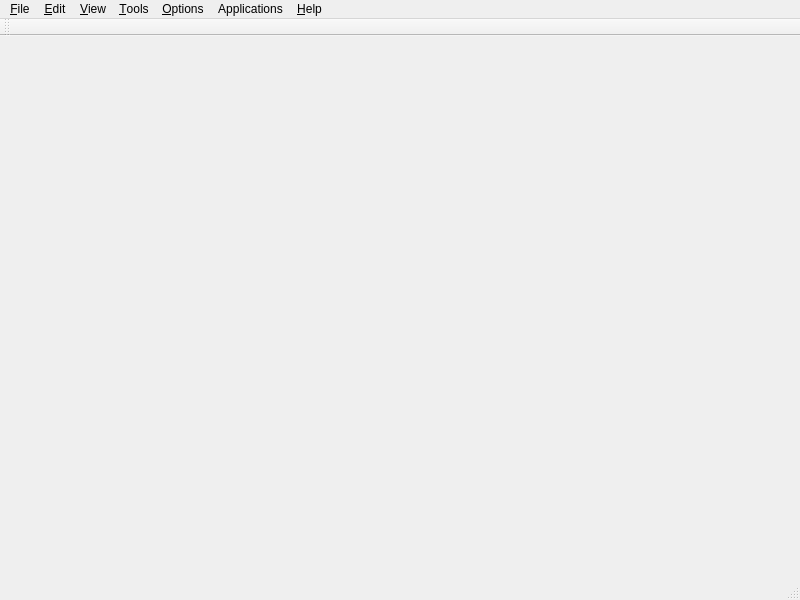
<?xml version="1.0" encoding="UTF-8"?>
<ui version="4.0">
 <class>MainWindow</class>
 <widget class="QMainWindow" name="MainWindow">
  <property name="geometry">
   <rect>
    <x>0</x>
    <y>0</y>
    <width>800</width>
    <height>600</height>
   </rect>
  </property>
  <property name="font">
   <font>
    <family>Arial</family>
   </font>
  </property>
  <property name="windowTitle">
   <string>1.0y</string>
  </property>
  <property name="iconSize">
   <size>
    <width>32</width>
    <height>32</height>
   </size>
  </property>
  <property name="toolButtonStyle">
   <enum>Qt::ToolButtonIconOnly</enum>
  </property>
  <property name="dockOptions">
   <set>QMainWindow::AllowTabbedDocks|QMainWindow::AnimatedDocks</set>
  </property>
  <widget class="QWidget" name="centralwidget"/>
  <widget class="QMenuBar" name="menubar">
   <property name="geometry">
    <rect>
     <x>0</x>
     <y>0</y>
     <width>800</width>
     <height>22</height>
    </rect>
   </property>
   <widget class="QMenu" name="menuFile">
    <property name="title">
     <string>&amp;File</string>
    </property>
    <widget class="QMenu" name="menuTrace_Project">
     <property name="title">
      <string>Trace Project</string>
     </property>
     <addaction name="actionLoad"/>
     <addaction name="actionLoad_from_a_file"/>
     <addaction name="actionSave"/>
     <addaction name="actionSave_As"/>
     <addaction name="actionAdd_Reference"/>
    </widget>
    <widget class="QMenu" name="menuLoad_into">
     <property name="title">
      <string>Expand current</string>
     </property>
     <addaction name="actionAddSWC"/>
     <addaction name="actionAddMask"/>
     <addaction name="actionAddNeuron_Network"/>
     <addaction name="actionTracing_result"/>
     <addaction name="actionV3D_Apo"/>
     <addaction name="actionJSON_Point_List"/>
    </widget>
    <widget class="QMenu" name="menuImport">
     <property name="title">
      <string>Import</string>
     </property>
     <addaction name="actionImage_Sequence"/>
     <addaction name="actionSparse_objects"/>
     <addaction name="actionTiles2"/>
    </widget>
    <widget class="QMenu" name="menuExport">
     <property name="title">
      <string>Export</string>
     </property>
     <addaction name="actionMask"/>
     <addaction name="actionSWC_Rescaling"/>
    </widget>
    <widget class="QMenu" name="menuOpen_Recent">
     <property name="statusTip">
      <string>Open a recently visited file</string>
     </property>
     <property name="title">
      <string>Open Recent</string>
     </property>
    </widget>
    <addaction name="actionNewProject"/>
    <addaction name="actionTiles"/>
    <addaction name="separator"/>
    <addaction name="actionOpen"/>
    <addaction name="menuOpen_Recent"/>
    <addaction name="menuLoad_into"/>
    <addaction name="menuTrace_Project"/>
    <addaction name="menuImport"/>
    <addaction name="separator"/>
    <addaction name="actionSave_Stack"/>
    <addaction name="actionSave_SWC"/>
    <addaction name="menuExport"/>
   </widget>
   <widget class="QMenu" name="menuEdit">
    <property name="title">
     <string>&amp;Edit</string>
    </property>
   </widget>
   <widget class="QMenu" name="menuView">
    <property name="title">
     <string>&amp;View</string>
    </property>
    <widget class="QMenu" name="menuAdjust">
     <property name="statusTip">
      <string>Show Brightness/Contrast adjustment dialog</string>
     </property>
     <property name="title">
      <string>Adjust</string>
     </property>
     <addaction name="actionBrightnessContrast"/>
     <addaction name="actionPen_Width_for_SWC_Display"/>
    </widget>
    <addaction name="actionNormal"/>
    <addaction name="actionProject"/>
    <addaction name="action3DView"/>
    <addaction name="actionOpen_3D_View_Without_Volume"/>
    <addaction name="menuAdjust"/>
    <addaction name="separator"/>
    <addaction name="actionAutosaved_Files"/>
   </widget>
   <widget class="QMenu" name="menuTools">
    <property name="title">
     <string>&amp;Tools</string>
    </property>
    <widget class="QMenu" name="menuProcess">
     <property name="title">
      <string>Process</string>
     </property>
     <widget class="QMenu" name="menuSegmentation">
      <property name="title">
       <string>Segmentation</string>
      </property>
      <addaction name="actionWatershed"/>
      <addaction name="actionConnected_Threshold"/>
     </widget>
     <widget class="QMenu" name="menuEdge_Detection">
      <property name="title">
       <string>Edge Detection</string>
      </property>
      <addaction name="actionCanny_Edge"/>
      <addaction name="actionEnhance_Line"/>
     </widget>
     <widget class="QMenu" name="menuBinary_Morphology">
      <property name="title">
       <string>Binary Morphology</string>
      </property>
      <addaction name="actionDilate"/>
      <addaction name="actionErode"/>
      <addaction name="actionSolidify"/>
      <addaction name="actionDistance_Map"/>
      <addaction name="actionSurface_detection"/>
      <addaction name="actionShortest_Path_Flow"/>
      <addaction name="actionExpand_Region"/>
      <addaction name="actionMorphological_Thinning"/>
     </widget>
     <widget class="QMenu" name="menuFilter">
      <property name="title">
       <string>Filter</string>
      </property>
      <addaction name="actionMedian_Filter"/>
      <addaction name="actionAnisotropic_Diffusion"/>
      <addaction name="actionMexican_Hat"/>
     </widget>
     <addaction name="actionBinarize"/>
     <addaction name="actionUpdate"/>
     <addaction name="actionExtract_Channel"/>
     <addaction name="actionInvert"/>
     <addaction name="actionMake_Projection"/>
     <addaction name="menuFilter"/>
     <addaction name="menuBinary_Morphology"/>
     <addaction name="menuSegmentation"/>
     <addaction name="menuEdge_Detection"/>
    </widget>
    <widget class="QMenu" name="menuTrace">
     <property name="title">
      <string>Trace</string>
     </property>
     <addaction name="actionDisable"/>
     <addaction name="actionFit_Segment"/>
     <addaction name="actionTrace_Tube"/>
     <addaction name="actionAutomatic"/>
     <addaction name="actionAutomatic_Axon"/>
     <addaction name="actionFrom_SWC"/>
     <addaction name="actionTree_Preview"/>
     <addaction name="separator"/>
     <addaction name="actionBinary_SWC"/>
     <addaction name="actionMask_SWC"/>
    </widget>
    <widget class="QMenu" name="menuTube">
     <property name="title">
      <string>Tube</string>
     </property>
     <addaction name="actionRefine_Ends"/>
     <addaction name="actionMerge"/>
     <addaction name="actionAutoMerge"/>
     <addaction name="actionRemove_Small"/>
    </widget>
    <widget class="QMenu" name="menuPuncta">
     <property name="title">
      <string>Puncta</string>
     </property>
     <addaction name="actionDisable_Mark_Puncta"/>
     <addaction name="actionMark_Puncta"/>
    </widget>
    <widget class="QMenu" name="menuSwc">
     <property name="title">
      <string>Swc</string>
     </property>
     <addaction name="actionEdit_Swc"/>
     <addaction name="actionRescale_Swc"/>
    </widget>
    <widget class="QMenu" name="menuQuery">
     <property name="title">
      <string>Query</string>
     </property>
     <addaction name="actionPixel"/>
     <addaction name="actionPosition"/>
    </widget>
    <addaction name="menuProcess"/>
    <addaction name="menuTrace"/>
    <addaction name="menuTube"/>
    <addaction name="menuPuncta"/>
    <addaction name="menuSwc"/>
    <addaction name="menuQuery"/>
    <addaction name="separator"/>
    <addaction name="actionTile_Manager_2"/>
   </widget>
   <widget class="QMenu" name="menuOptions">
    <property name="title">
     <string>&amp;Options</string>
    </property>
    <addaction name="actionUpdate_Configuration"/>
   </widget>
   <widget class="QMenu" name="menuHelp">
    <property name="title">
     <string>&amp;Help</string>
    </property>
    <addaction name="actionAbout_iTube"/>
    <addaction name="actionShortcut"/>
    <addaction name="separator"/>
    <addaction name="actionDiagnosis"/>
   </widget>
   <widget class="QMenu" name="menuApplications">
    <property name="title">
     <string>Applications</string>
    </property>
    <widget class="QMenu" name="menuFLy_EM">
     <property name="title">
      <string>FLy EM</string>
     </property>
     <widget class="QMenu" name="menuFlyEmOpen">
      <property name="title">
       <string>Import</string>
      </property>
      <addaction name="actionImportFlyEmDatabase"/>
      <addaction name="actionDVID_Bundle"/>
      <addaction name="separator"/>
      <addaction name="actionAddFlyEmNeuron_Network"/>
      <addaction name="actionSynapse_Annotation"/>
      <addaction name="actionImportMask"/>
      <addaction name="actionImportSegmentation"/>
      <addaction name="actionAxon_Export"/>
      <addaction name="actionVolume_field"/>
      <addaction name="actionThumbnails_2"/>
      <addaction name="actionHDF5_Body"/>
      <addaction name="actionImportBoundBox"/>
      <addaction name="actionImportSeeds"/>
     </widget>
     <widget class="QMenu" name="menuQuality_Control">
      <property name="title">
       <string>Quality Control</string>
      </property>
      <widget class="QMenu" name="menuError_Classification">
       <property name="title">
        <string>Error Classification</string>
       </property>
       <addaction name="actionErrorClassifcationTrain"/>
       <addaction name="actionErrorClassifcationEvaluate"/>
       <addaction name="actionErrorClassifcationPredict"/>
       <addaction name="actionErrorClassifcationComputeFeatures"/>
      </widget>
      <addaction name="menuError_Classification"/>
      <addaction name="actionFlyEmSelect"/>
      <addaction name="actionFlyEmSelect_connection"/>
      <addaction name="actionFlyEmGrow"/>
      <addaction name="actionCompare"/>
      <addaction name="actionClear_Decoration"/>
      <addaction name="actionExtract_body"/>
      <addaction name="actionLoop_Analysis"/>
      <addaction name="actionIdentify_Hot_Spot"/>
      <addaction name="actionBody_Touching_Analysis"/>
     </widget>
     <widget class="QMenu" name="menuTEM_Paper">
      <property name="title">
       <string>TEM Paper</string>
      </property>
      <addaction name="actionTem_Paper_Volume_Rendering"/>
      <addaction name="actionTem_Paper_Neuron_Type_Figure"/>
      <addaction name="actionMake_Movie"/>
      <addaction name="actionLoad_Data_Bundle"/>
      <addaction name="separator"/>
      <addaction name="actionShape_Matching"/>
     </widget>
     <widget class="QMenu" name="menuStatistics">
      <property name="title">
       <string>Statistics</string>
      </property>
      <addaction name="actionSynapse"/>
      <addaction name="actionSimilarity_Matrix"/>
      <addaction name="actionDendrogram"/>
      <addaction name="actionAssign_Clustering"/>
      <addaction name="actionMorphological_Features"/>
      <addaction name="actionFeature_Selection"/>
     </widget>
     <widget class="QMenu" name="menuDVID">
      <property name="title">
       <string>DVID</string>
      </property>
      <addaction name="actionGet_Grayscale"/>
      <addaction name="actionHot_Spot_Demo"/>
      <addaction name="actionSubmit_Skeletonize"/>
      <addaction name="actionLoad_Body_with_Grayscale"/>
      <addaction name="actionLoad_Large_Body"/>
      <addaction name="actionUpdate_Skeletons"/>
      <addaction name="actionCreate_Databundle"/>
      <addaction name="actionOperateDvid"/>
      <addaction name="actionGenerate_Local_Grayscale"/>
      <addaction name="actionUpload_Annotations"/>
     </widget>
     <widget class="QMenu" name="menuExport_2">
      <property name="title">
       <string>Export</string>
      </property>
      <addaction name="actionBundle"/>
      <addaction name="actionThumbnails"/>
      <addaction name="separator"/>
      <addaction name="actionOne_Column"/>
     </widget>
     <widget class="QMenu" name="menuSegmentation_2">
      <property name="title">
       <string>Segmentation</string>
      </property>
      <addaction name="actionSplit_Region"/>
      <addaction name="actionView_Labeled_Regions"/>
      <addaction name="actionCreate_ROI"/>
      <addaction name="actionExport_Segmentation_Result"/>
      <addaction name="actionHierarchical_Split"/>
      <addaction name="actionSegmentation_Project"/>
     </widget>
     <widget class="QMenu" name="menuNew">
      <property name="title">
       <string>New</string>
      </property>
      <addaction name="actionBody_Split_Project"/>
     </widget>
     <widget class="QMenu" name="menuProject">
      <property name="title">
       <string>Project</string>
      </property>
      <addaction name="actionFlyEmROI"/>
      <addaction name="actionMerge_Body_Project"/>
     </widget>
     <widget class="QMenu" name="menuHackathon">
      <property name="title">
       <string>Hackathon</string>
      </property>
      <addaction name="actionHackathonConfigure"/>
      <addaction name="actionLoad_Named_Bodies"/>
      <addaction name="actionHackathonSimmat"/>
      <addaction name="actionHackathonEvaluate"/>
     </widget>
     <addaction name="menuNew"/>
     <addaction name="menuFlyEmOpen"/>
     <addaction name="menuExport_2"/>
     <addaction name="menuQuality_Control"/>
     <addaction name="actionFlyEmClone"/>
     <addaction name="menuStatistics"/>
     <addaction name="menuDVID"/>
     <addaction name="menuSegmentation_2"/>
     <addaction name="actionSkeletonization"/>
     <addaction name="actionExtract_Neuron"/>
     <addaction name="menuProject"/>
     <addaction name="actionSplit_Body"/>
     <addaction name="separator"/>
     <addaction name="menuHackathon"/>
     <addaction name="menuTEM_Paper"/>
     <addaction name="separator"/>
     <addaction name="actionFlyEmSettings"/>
    </widget>
    <addaction name="menuFLy_EM"/>
   </widget>
   <addaction name="menuFile"/>
   <addaction name="menuEdit"/>
   <addaction name="menuView"/>
   <addaction name="menuTools"/>
   <addaction name="menuOptions"/>
   <addaction name="menuApplications"/>
   <addaction name="menuHelp"/>
  </widget>
  <widget class="QStatusBar" name="statusbar"/>
  <widget class="QToolBar" name="toolBar">
   <property name="windowTitle">
    <string>toolBar</string>
   </property>
   <property name="iconSize">
    <size>
     <width>24</width>
     <height>24</height>
    </size>
   </property>
   <attribute name="toolBarArea">
    <enum>TopToolBarArea</enum>
   </attribute>
   <attribute name="toolBarBreak">
    <bool>false</bool>
   </attribute>
  </widget>
  <action name="actionOpen">
   <property name="icon">
    <iconset resource="gui.qrc">
     <normaloff>:/images/open.png</normaloff>:/images/open.png</iconset>
   </property>
   <property name="text">
    <string>Open</string>
   </property>
   <property name="toolTip">
    <string>Open a file</string>
   </property>
   <property name="statusTip">
    <string>Open a file (.tif, .lsm or .swc)</string>
   </property>
   <property name="shortcut">
    <string>Ctrl+O</string>
   </property>
  </action>
  <action name="actionBinarize">
   <property name="text">
    <string>Binarize</string>
   </property>
   <property name="statusTip">
    <string>Binarize current stack</string>
   </property>
  </action>
  <action name="actionSolidify">
   <property name="text">
    <string>Solidify</string>
   </property>
   <property name="statusTip">
    <string>Solidify current stack</string>
   </property>
  </action>
  <action name="actionEnhance_Line">
   <property name="text">
    <string>Enhance Line</string>
   </property>
   <property name="statusTip">
    <string>Enhance line structure in current stack</string>
   </property>
  </action>
  <action name="actionDisable">
   <property name="checkable">
    <bool>true</bool>
   </property>
   <property name="icon">
    <iconset resource="gui.qrc">
     <normaloff>:/images/notrace.png</normaloff>:/images/notrace.png</iconset>
   </property>
   <property name="text">
    <string>Disable</string>
   </property>
   <property name="statusTip">
    <string>Disable interactive tracing activity</string>
   </property>
  </action>
  <action name="actionFit_Segment">
   <property name="checkable">
    <bool>true</bool>
   </property>
   <property name="icon">
    <iconset resource="gui.qrc">
     <normaloff>:/images/fitseg.png</normaloff>:/images/fitseg.png</iconset>
   </property>
   <property name="text">
    <string>Fit Segment</string>
   </property>
   <property name="statusTip">
    <string>Only fit a short segment</string>
   </property>
  </action>
  <action name="actionAutomatic">
   <property name="icon">
    <iconset resource="gui.qrc">
     <normaloff>:/images/autotrace.png</normaloff>:/images/autotrace.png</iconset>
   </property>
   <property name="text">
    <string>Automatic</string>
   </property>
   <property name="toolTip">
    <string>Automated tracing</string>
   </property>
   <property name="statusTip">
    <string>Fully automated tracing</string>
   </property>
  </action>
  <action name="actionTrace_Tube">
   <property name="checkable">
    <bool>true</bool>
   </property>
   <property name="checked">
    <bool>true</bool>
   </property>
   <property name="icon">
    <iconset resource="gui.qrc">
     <normaloff>:/images/tracetube.png</normaloff>:/images/tracetube.png</iconset>
   </property>
   <property name="text">
    <string>Trace A Branch</string>
   </property>
   <property name="statusTip">
    <string>Activiate the function of tracing a branch with mouse click</string>
   </property>
  </action>
  <action name="actionUpdate">
   <property name="text">
    <string>Update</string>
   </property>
   <property name="shortcut">
    <string>Ctrl+U</string>
   </property>
  </action>
  <action name="actionRefine_Ends">
   <property name="text">
    <string>Refine Ends</string>
   </property>
  </action>
  <action name="actionNormal">
   <property name="checkable">
    <bool>true</bool>
   </property>
   <property name="checked">
    <bool>true</bool>
   </property>
   <property name="text">
    <string>Normal</string>
   </property>
  </action>
  <action name="actionProject">
   <property name="checkable">
    <bool>true</bool>
   </property>
   <property name="text">
    <string>Z Project</string>
   </property>
   <property name="visible">
    <bool>true</bool>
   </property>
  </action>
  <action name="action3DView">
   <property name="checkable">
    <bool>false</bool>
   </property>
   <property name="text">
    <string>3D View</string>
   </property>
   <property name="visible">
    <bool>true</bool>
   </property>
  </action>
  <action name="actionBrightnessContrast">
   <property name="icon">
    <iconset resource="gui.qrc">
     <normaloff>:/images/bc.png</normaloff>:/images/bc.png</iconset>
   </property>
   <property name="text">
    <string>Brightness/Contrast</string>
   </property>
  </action>
  <action name="actionAbout_iTube">
   <property name="text">
    <string>About</string>
   </property>
   <property name="menuRole">
    <enum>QAction::AboutRole</enum>
   </property>
  </action>
  <action name="actionManual">
   <property name="text">
    <string>Manual</string>
   </property>
  </action>
  <action name="actionMerge">
   <property name="text">
    <string>Merge</string>
   </property>
   <property name="visible">
    <bool>false</bool>
   </property>
  </action>
  <action name="actionLoad">
   <property name="text">
    <string>Load</string>
   </property>
  </action>
  <action name="actionLoad_from_a_file">
   <property name="text">
    <string>Load From A File</string>
   </property>
  </action>
  <action name="actionSave">
   <property name="text">
    <string>Save</string>
   </property>
   <property name="toolTip">
    <string>Save project</string>
   </property>
   <property name="shortcut">
    <string/>
   </property>
  </action>
  <action name="actionSave_As">
   <property name="text">
    <string>Save As</string>
   </property>
  </action>
  <action name="actionAdd_Reference">
   <property name="text">
    <string>Add Reference</string>
   </property>
  </action>
  <action name="actionFrom_SWC">
   <property name="text">
    <string>From SWC</string>
   </property>
  </action>
  <action name="actionTree_Preview">
   <property name="checkable">
    <bool>true</bool>
   </property>
   <property name="icon">
    <iconset resource="gui.qrc">
     <normaloff>:/images/swcpreview.png</normaloff>:/images/swcpreview.png</iconset>
   </property>
   <property name="text">
    <string>Tree Preview</string>
   </property>
  </action>
  <action name="actionAutoMerge">
   <property name="text">
    <string>Merge</string>
   </property>
   <property name="toolTip">
    <string>Merge tubes automatically</string>
   </property>
   <property name="statusTip">
    <string>Merge tubes automatically</string>
   </property>
  </action>
  <action name="actionExtract_Channel">
   <property name="text">
    <string>Extract Channel</string>
   </property>
  </action>
  <action name="actionSave_Stack">
   <property name="text">
    <string>Save Stack</string>
   </property>
  </action>
  <action name="actionMark_Puncta">
   <property name="checkable">
    <bool>true</bool>
   </property>
   <property name="checked">
    <bool>false</bool>
   </property>
   <property name="text">
    <string>Mark Puncta</string>
   </property>
   <property name="toolTip">
    <string>Mark Puncta</string>
   </property>
  </action>
  <action name="actionDisable_Mark_Puncta">
   <property name="checkable">
    <bool>true</bool>
   </property>
   <property name="checked">
    <bool>true</bool>
   </property>
   <property name="text">
    <string>Disable Mark Puncta</string>
   </property>
   <property name="toolTip">
    <string>Disable Mark Puncta</string>
   </property>
  </action>
  <action name="actionAuto_Detect_Puncta">
   <property name="text">
    <string>Auto Detect</string>
   </property>
   <property name="toolTip">
    <string>Auto Detect Puncta</string>
   </property>
  </action>
  <action name="actionWatershed">
   <property name="text">
    <string>Watershed</string>
   </property>
  </action>
  <action name="actionConnected_Threshold">
   <property name="text">
    <string>Connected Threshold</string>
   </property>
  </action>
  <action name="actionCanny_Edge">
   <property name="text">
    <string>Canny Edge</string>
   </property>
  </action>
  <action name="actionDilate">
   <property name="text">
    <string>Dilate</string>
   </property>
  </action>
  <action name="actionErode">
   <property name="text">
    <string>Erode</string>
   </property>
  </action>
  <action name="actionMedian_Filter">
   <property name="text">
    <string>Median Filter</string>
   </property>
  </action>
  <action name="actionAnisotropic_Diffusion">
   <property name="text">
    <string>Anisotropic Diffusion</string>
   </property>
  </action>
  <action name="actionRemove_Small">
   <property name="text">
    <string>Remove Small...</string>
   </property>
   <property name="toolTip">
    <string>Remove Small Tube</string>
   </property>
  </action>
  <action name="actionEdit_Swc">
   <property name="text">
    <string>Edit Swc...</string>
   </property>
   <property name="toolTip">
    <string>Edit Swc Dialog</string>
   </property>
  </action>
  <action name="actionRescale_Swc">
   <property name="text">
    <string>Rescale Swc...</string>
   </property>
  </action>
  <action name="actionAutomatic_Axon">
   <property name="text">
    <string>Automatic Axon</string>
   </property>
  </action>
  <action name="actionDistance_Map">
   <property name="text">
    <string>Distance Map</string>
   </property>
  </action>
  <action name="action2D_Distance_Map">
   <property name="text">
    <string>2D Distance Map</string>
   </property>
  </action>
  <action name="actionShortest_Path_Flow">
   <property name="text">
    <string>Shortest Path Flow</string>
   </property>
  </action>
  <action name="actionExpand_Region">
   <property name="text">
    <string>Expand Region</string>
   </property>
  </action>
  <action name="actionExtract_Neuron">
   <property name="text">
    <string>Extract Neuron</string>
   </property>
  </action>
  <action name="actionSkeletonization">
   <property name="text">
    <string>Skeletonize</string>
   </property>
  </action>
  <action name="actionPixel">
   <property name="text">
    <string>Pixel</string>
   </property>
  </action>
  <action name="actionImport_Network">
   <property name="text">
    <string>Import Network</string>
   </property>
  </action>
  <action name="actionImage_Stack">
   <property name="text">
    <string>Image/Stack</string>
   </property>
  </action>
  <action name="actionSWC">
   <property name="text">
    <string>SWC</string>
   </property>
  </action>
  <action name="actionNeuron_Network">
   <property name="text">
    <string>Neuron Network</string>
   </property>
  </action>
  <action name="actionAddFlyEmNeuron_Network">
   <property name="text">
    <string>Neuron Network</string>
   </property>
  </action>
  <action name="actionSynapse_Annotation">
   <property name="text">
    <string>Synapse Annotation</string>
   </property>
  </action>
  <action name="actionAddSWC">
   <property name="text">
    <string>SWC</string>
   </property>
  </action>
  <action name="actionAddNeuron_Network">
   <property name="text">
    <string>Neuron Network</string>
   </property>
  </action>
  <action name="actionV3D_Apo">
   <property name="text">
    <string>V3D Apo</string>
   </property>
  </action>
  <action name="actionV3D_Marker">
   <property name="text">
    <string>V3D Marker</string>
   </property>
  </action>
  <action name="actionExport">
   <property name="text">
    <string>Export</string>
   </property>
  </action>
  <action name="actionImage_Sequence">
   <property name="text">
    <string>Image Sequence</string>
   </property>
  </action>
  <action name="actionTracing_result">
   <property name="text">
    <string>Tracing Result</string>
   </property>
  </action>
  <action name="actionPosition">
   <property name="text">
    <string>Position</string>
   </property>
   <property name="shortcut">
    <string>Ctrl+F</string>
   </property>
  </action>
  <action name="actionImportMask">
   <property name="text">
    <string>Mask</string>
   </property>
  </action>
  <action name="actionImportSegmentation">
   <property name="text">
    <string>Segmentation</string>
   </property>
  </action>
  <action name="actionFlyEmSelect">
   <property name="text">
    <string>Select</string>
   </property>
  </action>
  <action name="actionFlyEmGrow">
   <property name="text">
    <string>Grow</string>
   </property>
  </action>
  <action name="actionCompare">
   <property name="text">
    <string>Compare</string>
   </property>
  </action>
  <action name="actionFlyEmClone">
   <property name="text">
    <string>Clone</string>
   </property>
  </action>
  <action name="actionClear_Decoration">
   <property name="text">
    <string>Clear Decoration</string>
   </property>
  </action>
  <action name="actionFlyEmSelect_connection">
   <property name="text">
    <string>Select connection</string>
   </property>
  </action>
  <action name="actionAxon_Export">
   <property name="text">
    <string>Axon</string>
   </property>
  </action>
  <action name="actionExtract_body">
   <property name="text">
    <string>Extract Body</string>
   </property>
  </action>
  <action name="actionCompute_Features">
   <property name="text">
    <string>Compute Features</string>
   </property>
  </action>
  <action name="actionMexican_Hat">
   <property name="text">
    <string>Mexican Hat</string>
   </property>
  </action>
  <action name="actionInvert">
   <property name="text">
    <string>Invert</string>
   </property>
  </action>
  <action name="actionFlyEmQATrain">
   <property name="text">
    <string>Train</string>
   </property>
  </action>
  <action name="actionUpdate_Configuration">
   <property name="text">
    <string>Update Configuration</string>
   </property>
  </action>
  <action name="actionErrorClassifcationTrain">
   <property name="text">
    <string>Train</string>
   </property>
  </action>
  <action name="actionErrorClassifcationPredict">
   <property name="text">
    <string>Predict</string>
   </property>
  </action>
  <action name="actionErrorClassifcationEvaluate">
   <property name="text">
    <string>Evaluate</string>
   </property>
  </action>
  <action name="actionErrorClassifcationComputeFeatures">
   <property name="text">
    <string>Compute Features</string>
   </property>
  </action>
  <action name="actionTem_Paper_Volume_Rendering">
   <property name="text">
    <string>Volume Rendering</string>
   </property>
  </action>
  <action name="actionTem_Paper_Neuron_Type_Figure">
   <property name="text">
    <string>Neuron Type Figure</string>
   </property>
  </action>
  <action name="actionBinary_SWC">
   <property name="text">
    <string>Binary -&gt; SWC</string>
   </property>
  </action>
  <action name="actionImportFlyEmDatabase">
   <property name="icon">
    <iconset resource="gui.qrc">
     <normaloff>:/images/open_database.png</normaloff>:/images/open_database.png</iconset>
   </property>
   <property name="text">
    <string>Database</string>
   </property>
   <property name="toolTip">
    <string>Import FlyEM data</string>
   </property>
   <property name="statusTip">
    <string>Import FlyEM data</string>
   </property>
  </action>
  <action name="actionMake_Movie">
   <property name="text">
    <string>Make Movie</string>
   </property>
  </action>
  <action name="actionOpen_3D_View_Without_Volume">
   <property name="text">
    <string>3D View w/o Volume</string>
   </property>
   <property name="toolTip">
    <string>3D View without Volume</string>
   </property>
   <property name="statusTip">
    <string>Open 3D view without volume rendering</string>
   </property>
  </action>
  <action name="actionLoop_Analysis">
   <property name="text">
    <string>Loop Analysis</string>
   </property>
  </action>
  <action name="actionMorphological_Thinning">
   <property name="text">
    <string>Morphological Thinning</string>
   </property>
  </action>
  <action name="actionAddMask">
   <property name="text">
    <string>Mask</string>
   </property>
  </action>
  <action name="actionMask">
   <property name="icon">
    <iconset resource="gui.qrc">
     <normaloff>:/images/save_mask.png</normaloff>:/images/save_mask.png</iconset>
   </property>
   <property name="text">
    <string>Mask</string>
   </property>
   <property name="toolTip">
    <string>Export Mask</string>
   </property>
   <property name="statusTip">
    <string>Export the current object mask to a file</string>
   </property>
  </action>
  <action name="actionShortcut">
   <property name="text">
    <string>Help</string>
   </property>
  </action>
  <action name="actionMake_Projection">
   <property name="text">
    <string>Make Projection</string>
   </property>
   <property name="statusTip">
    <string>Generate Z projection of a stack</string>
   </property>
  </action>
  <action name="actionMask_SWC">
   <property name="text">
    <string>Mask -&gt; SWC</string>
   </property>
   <property name="statusTip">
    <string>Create an SWC structure from the object mask</string>
   </property>
  </action>
  <action name="actionAutosaved_Files">
   <property name="text">
    <string>Autosaved Files</string>
   </property>
  </action>
  <action name="actionSynapse">
   <property name="text">
    <string>Synapse</string>
   </property>
  </action>
  <action name="actionDiagnosis">
   <property name="text">
    <string>Diagnosis</string>
   </property>
  </action>
  <action name="actionSave_SWC">
   <property name="text">
    <string>Save SWC</string>
   </property>
  </action>
  <action name="actionSimilarity_Matrix">
   <property name="text">
    <string>Similarity Matrix</string>
   </property>
  </action>
  <action name="actionSparse_objects">
   <property name="text">
    <string>Sparse objects</string>
   </property>
  </action>
  <action name="actionDendrogram">
   <property name="text">
    <string>Dendrogram</string>
   </property>
  </action>
  <action name="actionPen_Width_for_SWC_Display">
   <property name="text">
    <string>Pen Width for SWC Display</string>
   </property>
  </action>
  <action name="actionAssign_Clustering">
   <property name="text">
    <string>Assign Clustering</string>
   </property>
  </action>
  <action name="actionSWC_Rescaling">
   <property name="text">
    <string>Rescaled SWC</string>
   </property>
  </action>
  <action name="actionSurface_detection">
   <property name="text">
    <string>Surface Detection</string>
   </property>
  </action>
  <action name="actionMorphological_Features">
   <property name="text">
    <string>Morphological Features</string>
   </property>
  </action>
  <action name="actionFeature_Selection">
   <property name="text">
    <string>Feature Selection</string>
   </property>
   <property name="toolTip">
    <string>Select morphological features</string>
   </property>
   <property name="statusTip">
    <string>Select a morphological features for disinguishing neuron classes. The features are sorted by discriminant power.</string>
   </property>
  </action>
  <action name="actionGet_Grayscale">
   <property name="text">
    <string>Get Grayscale</string>
   </property>
  </action>
  <action name="actionTile_Manager">
   <property name="text">
    <string>Tile Manager</string>
   </property>
  </action>
  <action name="actionTile_Manager_2">
   <property name="text">
    <string>Tile Manager</string>
   </property>
  </action>
  <action name="actionTiles2">
   <property name="text">
    <string>Tiles</string>
   </property>
  </action>
  <action name="actionThumbnails">
   <property name="text">
    <string>Thumbnails</string>
   </property>
  </action>
  <action name="actionBundle">
   <property name="text">
    <string>Bundle</string>
   </property>
  </action>
  <action name="actionVolume_field">
   <property name="text">
    <string>Volume Entry</string>
   </property>
  </action>
  <action name="actionThumbnails_2">
   <property name="text">
    <string>Thumbnails</string>
   </property>
  </action>
  <action name="actionJSON_Point_List">
   <property name="text">
    <string>JSON Point List</string>
   </property>
  </action>
  <action name="actionIdentify_Hot_Spot">
   <property name="text">
    <string>Identify Hot Spot</string>
   </property>
  </action>
  <action name="actionHot_Spot_Demo">
   <property name="text">
    <string>Hot Spot Demo</string>
   </property>
  </action>
  <action name="actionHDF5_Body">
   <property name="text">
    <string>HDF5 Body</string>
   </property>
  </action>
  <action name="actionDVID_Bundle">
   <property name="icon">
    <iconset resource="gui.qrc">
     <normaloff>:/images/open_dvid.png</normaloff>:/images/open_dvid.png</iconset>
   </property>
   <property name="text">
    <string>DVID Bundle</string>
   </property>
  </action>
  <action name="actionSubmit_Skeletonize">
   <property name="text">
    <string>Submit Skeletonize</string>
   </property>
  </action>
  <action name="actionSplit_Region">
   <property name="text">
    <string>Split Region</string>
   </property>
   <property name="shortcut">
    <string>Shift+Space</string>
   </property>
  </action>
  <action name="actionLoad_Grayscale">
   <property name="text">
    <string>Load Grayscale</string>
   </property>
  </action>
  <action name="actionLoad_Body_with_Grayscale">
   <property name="text">
    <string>Load Body with Grayscale</string>
   </property>
  </action>
  <action name="actionFlyEmSettings">
   <property name="text">
    <string>Settings</string>
   </property>
  </action>
  <action name="actionView_Labeled_Regions">
   <property name="text">
    <string>View Labeled Regions</string>
   </property>
  </action>
  <action name="actionTiles">
   <property name="text">
    <string>Open Project</string>
   </property>
  </action>
  <action name="actionLoad_Large_Body">
   <property name="text">
    <string>Load Large Body</string>
   </property>
  </action>
  <action name="actionBody_Split_Project">
   <property name="text">
    <string>Body Split Project</string>
   </property>
  </action>
  <action name="actionSplit_Body">
   <property name="icon">
    <iconset>
     <normalon>:/images/bodysplit.png</normalon>
    </iconset>
   </property>
   <property name="text">
    <string>Split Body Project</string>
   </property>
  </action>
  <action name="actionUpdate_Skeletons">
   <property name="text">
    <string>Update Skeletons</string>
   </property>
  </action>
  <action name="actionCreate_Databundle">
   <property name="text">
    <string>Create Data Bundle</string>
   </property>
  </action>
  <action name="actionCreate_ROI">
   <property name="text">
    <string>Create ROI</string>
   </property>
  </action>
  <action name="actionCreate_ROI_Project">
   <property name="text">
    <string>Create ROI Project</string>
   </property>
  </action>
  <action name="actionFlyEmROI">
   <property name="icon">
    <iconset resource="gui.qrc">
     <normaloff>:/images/roi.png</normaloff>:/images/roi.png</iconset>
   </property>
   <property name="text">
    <string>ROI</string>
   </property>
  </action>
  <action name="actionNewProject">
   <property name="text">
    <string>New Project</string>
   </property>
  </action>
  <action name="actionLoad_Data_Bundle">
   <property name="text">
    <string>Load Data Bundle</string>
   </property>
  </action>
  <action name="actionShape_Matching">
   <property name="text">
    <string>Shape Analysis</string>
   </property>
  </action>
  <action name="actionOne_Column">
   <property name="text">
    <string>One Column</string>
   </property>
  </action>
  <action name="actionOperateDvid">
   <property name="text">
    <string>Operate</string>
   </property>
  </action>
  <action name="actionGenerate_Local_Grayscale">
   <property name="text">
    <string>Generate Local Grayscale</string>
   </property>
  </action>
  <action name="actionExport_Segmentation_Result">
   <property name="text">
    <string>Export Result</string>
   </property>
  </action>
  <action name="actionBody_Touching_Analysis">
   <property name="text">
    <string>Side Boundary Analysis</string>
   </property>
  </action>
  <action name="actionImportBoundBox">
   <property name="text">
    <string>Bound Box</string>
   </property>
  </action>
  <action name="actionImportSeeds">
   <property name="text">
    <string>Seeds</string>
   </property>
  </action>
  <action name="actionUpload_Annotations">
   <property name="text">
    <string>Upload Annotations</string>
   </property>
  </action>
  <action name="actionMerge_Body_Project">
   <property name="icon">
    <iconset resource="gui.qrc">
     <normaloff>:/images/bodymerge.png</normaloff>:/images/bodymerge.png</iconset>
   </property>
   <property name="text">
    <string>Merge Body</string>
   </property>
  </action>
  <action name="actionHierarchical_Split">
   <property name="text">
    <string>Hierarchical Split</string>
   </property>
  </action>
  <action name="actionSegmentation_Project">
   <property name="text">
    <string>Segmentation Project</string>
   </property>
  </action>
  <action name="actionHackathonSimmat">
   <property name="text">
    <string>Generate Similarity Matrix</string>
   </property>
  </action>
  <action name="actionHackathonConfigure">
   <property name="text">
    <string>Configure</string>
   </property>
  </action>
  <action name="actionLoad_Named_Bodies">
   <property name="text">
    <string>Load Named Bodies</string>
   </property>
  </action>
  <action name="actionHackathonEvaluate">
   <property name="text">
    <string>Evaluate</string>
   </property>
  </action>
 </widget>
 <resources>
  <include location="gui.qrc"/>
 </resources>
 <connections/>
</ui>
